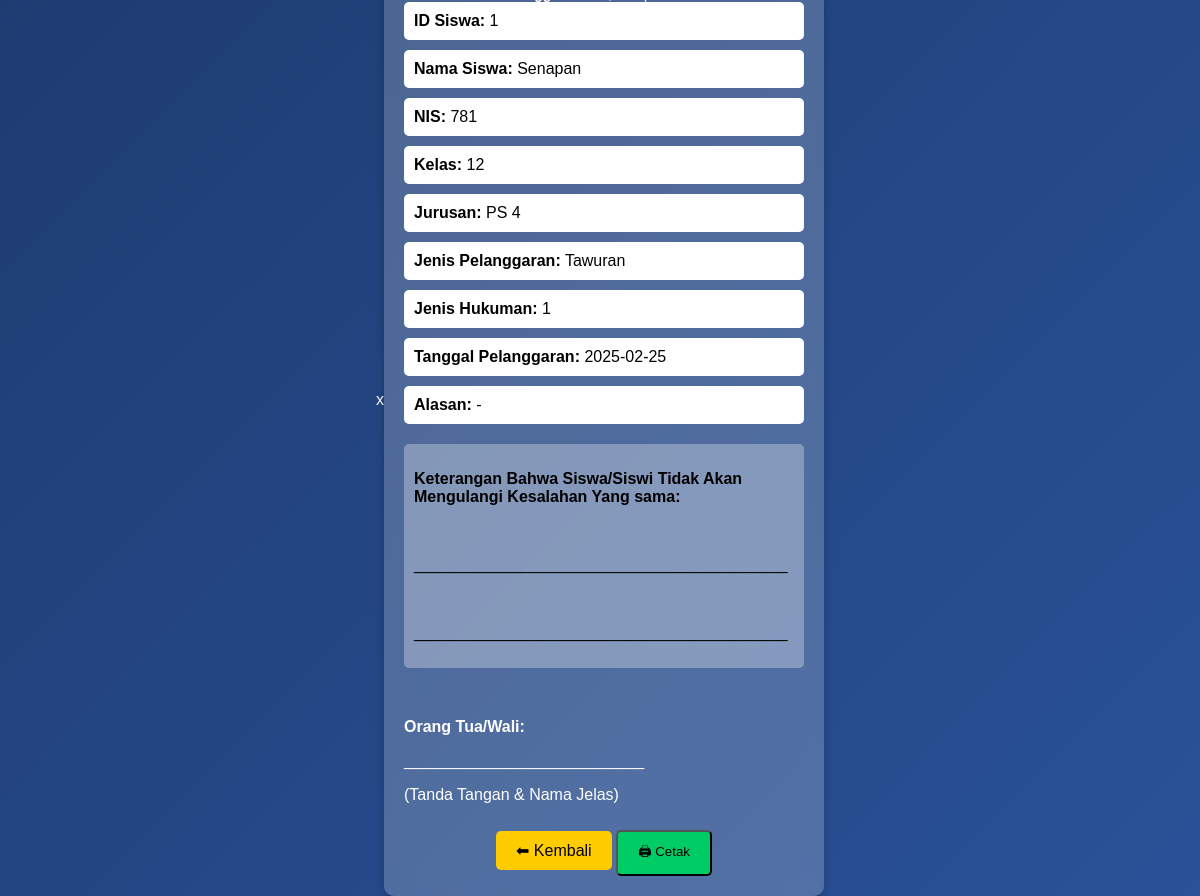
The app's page /pelanggaran_siswa/show_pelanggaran.php?id=9 with its own data.
### tables this page shows
CREATE TABLE `pelanggaran` (
  `id` int(11) NOT NULL,
  `id_siswa` int(11) NOT NULL,
  `jenis_pelanggaran` varchar(255) NOT NULL,
  `tanggal` date NOT NULL,
  `keterangan` text DEFAULT NULL,
  `jenis_hukuman` varchar(255) DEFAULT NULL,
  `id_hukuman` int(11) DEFAULT NULL
);

CREATE TABLE `siswa` (
  `id` int(11) NOT NULL,
  `nis` int(20) NOT NULL,
  `nama` varchar(100) NOT NULL,
  `kelas` enum('10','11','12') NOT NULL,
  `jurusan` enum('RPL 1','RPL 2','AP 1','AP 2','AP 3','AP 4','AK 1','AK 2','AK 3','AK 4','PS 1','PS 2','PS 3','PS 4') NOT NULL,
  `jenis_kelamin` enum('Laki-laki','Perempuan') NOT NULL
);

### pelanggaran_siswa/show_pelanggaran.php (the view, shortened to what this page needs)
x<?php
$servername = "localhost";
$username = "root";
$password = "";
$database = "pelanggaran_siswa";
$conn = mysqli_connect($servername, $username, $password, $database);
$id = $_GET['id'];
$query = "SELECT p.*, s.nama AS nama_siswa, s.nis, s.jurusan, s.kelas, p.jenis_hukuman
          FROM pelanggaran p
          JOIN siswa s ON p.id_siswa = s.id
          WHERE p.id = ?";
$stmt = mysqli_prepare($conn, $query);
mysqli_stmt_bind_param($stmt, "i", $id);
mysqli_stmt_execute($stmt);
$result = mysqli_stmt_get_result($stmt);
$row = mysqli_fetch_assoc($result);
?>
<!DOCTYPE html>
<html lang="id">
<head>
</head>
<body>
    <div class="container" id="printArea">
        <div class="info"><strong>ID Siswa:</strong> <?php echo htmlspecialchars($row['id_siswa']); ?></div>
        <div class="info"><strong>Nama Siswa:</strong> <?php echo htmlspecialchars($row['nama_siswa']); ?></div>
        <div class="info"><strong>NIS:</strong> <?php echo htmlspecialchars($row['nis']); ?></div>
        <div class="info"><strong>Kelas:</strong> <?php echo htmlspecialchars($row['kelas']); ?></div>
        <div class="info"><strong>Jurusan:</strong> <?php echo htmlspecialchars($row['jurusan']); ?></div>
        <div class="info"><strong>Jenis Pelanggaran:</strong> <?php echo htmlspecialchars($row['jenis_pelanggaran']); ?>
        </div>
        <div class="info"><strong>Jenis Hukuman:</strong> <?php echo htmlspecialchars($row['jenis_hukuman']); ?></div>
        <div class="info"><strong>Tanggal Pelanggaran:</strong> <?php echo htmlspecialchars($row['tanggal']); ?></div>
        <div class="info"><strong>Alasan:</strong>
            <?php echo !empty($row['keterangan']) ? htmlspecialchars($row['keterangan']) : '-'; ?></div>
        <div class="note">
            <p><strong>Keterangan Bahwa Siswa/Siswi Tidak Akan Mengulangi Kesalahan Yang sama:</strong></p><br>
            <p>__________________________________________</p><br>
            <p>__________________________________________</p>
        </div>
        <div class="signature">
            <p><strong>Orang Tua/Wali:</strong></p>
            <p>___________________________</p>
            <p>(Tanda Tangan & Nama Jelas)</p>
        </div>
        <a href="laporan.php" class="btn no-print">⬅ Kembali</a>
        <button class="btn btn-print no-print" onclick="printDetail()">🖨 Cetak</button>
    </div>
</body>
</html>

### pelanggaran_siswa/show_pelanggaran.php (style rules this page uses)
body { font-family: 'Poppins', sans-serif; background: linear-gradient(135deg, #1e3c72, #2a5298); color: white; display: flex; justify-content: center; align-items: center; height: 100vh; margin: 0; }
.container { background: rgba(255, 255, 255, 0.2); backdrop-filter: blur(10px); padding: 20px; border-radius: 10px; width: 400px; text-align: center; box-shadow: 0 4px 10px rgba(0, 0, 0, 0.2); }
.info { background: white; color: black; padding: 10px; border-radius: 5px; margin-bottom: 10px; text-align: left; }
.btn { display: inline-block; padding: 10px 20px; margin-top: 10px; background: #ffcc00; color: black; text-decoration: none; border-radius: 5px; transition: 0.3s; cursor: pointer; }
.btn-print { background: #00cc66; }
.signature { margin-top: 50px; text-align: left; }
.note { background: rgba(255, 255, 255, 0.3); color: black; padding: 10px; border-radius: 5px; margin-top: 20px; text-align: left; }

### records on screen
pelanggaran: id_siswa "1", id_siswa.nama "Senapan", id_siswa.nis "781", id_siswa.kelas "12", id_siswa.jurusan "PS 4", jenis_pelanggaran "Tawuran", jenis_hukuman "1", tanggal "2025-02-25"
